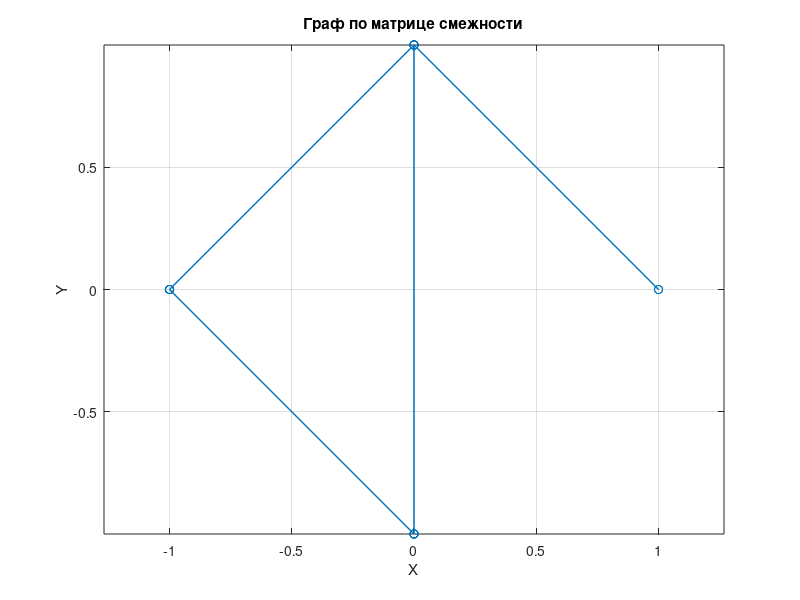

MATLAB code to generate this figure:
% Пример Octave скрипта для построения графа по матрице смежности

% Матрица смежности
A = [
  0 1 0 0 ;
  1 0 1 1 ;
  0 1 0 1 ;
  0 1 1 0 ;

];

% Количество узлов
n = size(A, 1);

% Углы для расположения узлов на окружности
theta = linspace(0, 2*pi, n+1)';
theta(end) = [];  % Убираем последний элемент

% Координаты узлов на окружности
xy = [cos(theta), sin(theta)];

% Построение графа
gplot(A, xy, '-o');  % Строим граф
xlabel('X');  % Подписываем ось X
ylabel('Y');  % Подписываем ось Y
title('Граф по матрице смежности');  % Добавляем заголовок
axis equal;  % Оси одинакового масштаба
grid on;  % Включаем сетку



% Вычисляем степени вершин
degrees = sum(A, 2);  % Суммируем элементы по строкам

% Создаем диагональную матрицу степеней вершин
D = diag(degrees);

% Выводим матрицу степеней вершин
disp('Матрица степеней вершин:');
disp(D);

B = D - A;
disp("=============================");
disp(B);



% Вычисляем псевдообратную матрицу Лапласиана
L_plus = pinv(B);

% Выводим псевдообратную матрицу Лапласиана
disp("=============================");
disp('Псевдообратная матрица Лапласиана:');
disp(L_plus);


% Указываем узлы между которыми нужно найти резистивное расстояние
a = 1;
b = 4;

% Создаем вектор h
h = zeros(size(L_plus, 1), 1);  % Вектор нулей
h(a) = 1;
h(b) = -1;

% Находим резистивное расстояние
answer_v = L_plus * h;
answer = answer_v(a) - answer_v(b);
disp("=============================");
% Выводим результат
disp(['Резистивное расстояние между узлами ', num2str(a), ' и ', num2str(b), ': ', num2str(answer)]);
